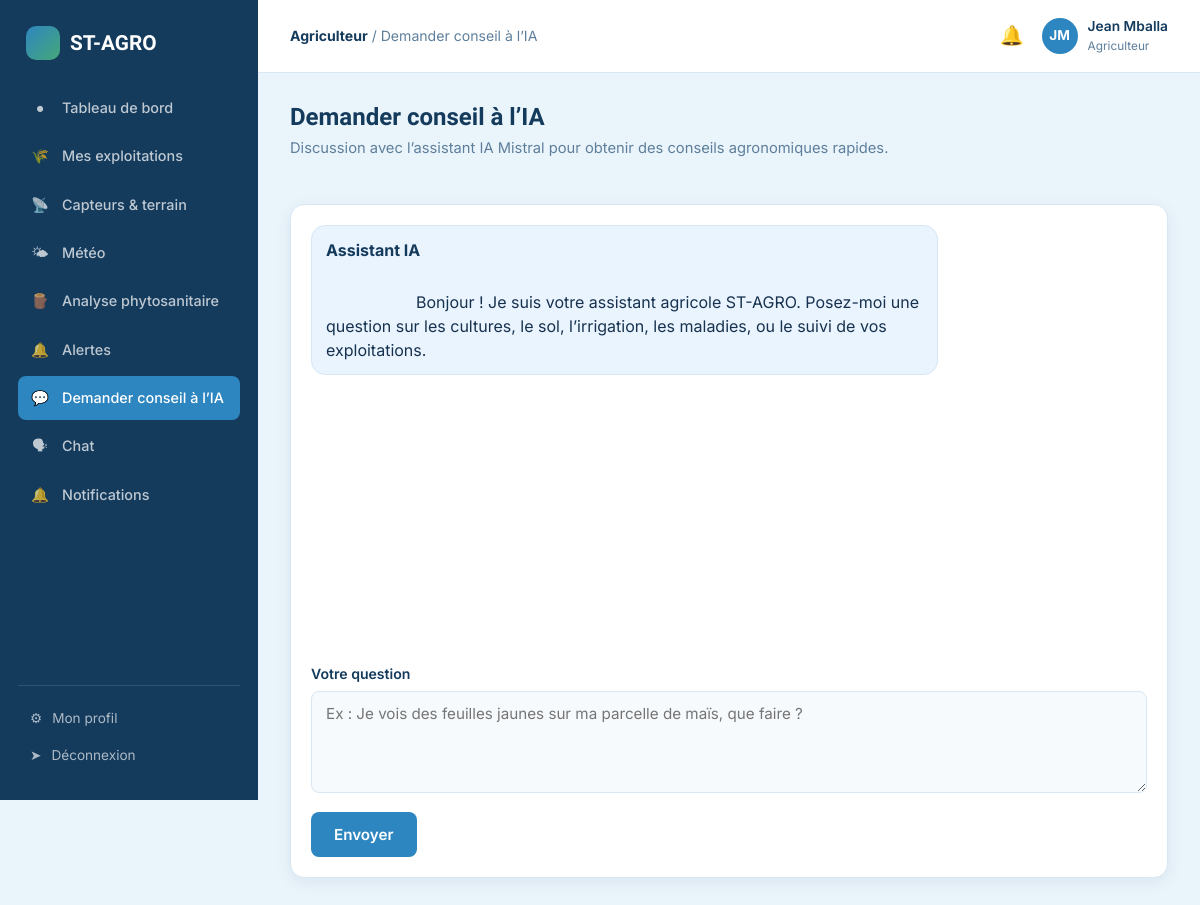
The page /agriculteur/assistant_ia.php (signed in) on the database its author committed.
### tables this page shows
CREATE TABLE utilisateurs (
    id INT AUTO_INCREMENT PRIMARY KEY,
    nom VARCHAR(80) NOT NULL,
    prenom VARCHAR(80) NOT NULL,
    email VARCHAR(150) NOT NULL UNIQUE,
    telephone VARCHAR(30) DEFAULT NULL,
    mot_de_passe VARCHAR(255) NOT NULL,
    role ENUM('administrateur','agriculteur','agronome') NOT NULL DEFAULT 'agriculteur',
    photo_profil VARCHAR(255) DEFAULT NULL,
    ville VARCHAR(120) DEFAULT NULL,
    statut ENUM('actif','suspendu') NOT NULL DEFAULT 'actif',
    date_creation DATETIME DEFAULT CURRENT_TIMESTAMP
);

### includes/auth.php (called while the page is built, shortened)
<?php
require_once __DIR__ . '/../config/database.php';
function estConnecte(): bool
{
    return isset($_SESSION['user_id']);
}
function utilisateurCourant(): ?array
{
    static $user = null;
    if ($user === null) {
        $stmt = getPDO()->prepare('SELECT id, nom, prenom, email, telephone, role, photo_profil, ville, statut FROM utilisateurs WHERE id = ?');
        $stmt->execute([$_SESSION['user_id']]);
        $user = $stmt->fetch();
    }
    return $user;
}

### config/database.php (called while the page is built, shortened)
<?php
function getPDO(): PDO
{
    static $pdo = null;
    if ($pdo === null) {
        $dsn = 'mysql:host=' . DB_HOST . ';dbname=' . DB_NAME . ';charset=' . DB_CHARSET;
        $options = [
            PDO::ATTR_ERRMODE            => PDO::ERRMODE_EXCEPTION,
            PDO::ATTR_DEFAULT_FETCH_MODE => PDO::FETCH_ASSOC,
            PDO::ATTR_EMULATE_PREPARES   => false,
        ];
        try {
            $pdo = new PDO($dsn, DB_USER, DB_PASS, $options);
        } catch (PDOException $e) {
            die('Erreur de connexion à la base de données : ' . $e->getMessage());
        }
    }
    return $pdo;
}

### includes/functions.php (called while the page is built, shortened)
<?php
function nettoyer(string $valeur): string
{
    return htmlspecialchars(trim($valeur), ENT_QUOTES, 'UTF-8');
}

### includes/layout_debut.php (the view, shortened to what this page needs)
<?php
$user = utilisateurCourant();
$role = $user['role'];
$initiales = mb_strtoupper(mb_substr($user['prenom'], 0, 1) . mb_substr($user['nom'], 0, 1));
$libRole = ['agriculteur' => 'Agriculteur', 'agronome' => 'Agronome', 'administrateur' => 'Administrateur'];
?>
<!DOCTYPE html>
<html lang="fr">
<head>
<link rel="stylesheet" href="/st-agro/includes/style.css">
</head>
<body>
<div class="app-shell">
    <aside class="barre-laterale">
        <div class="logo"><span class="pastille"></span> ST-AGRO</div>
        <ul class="nav-app">
            <?php foreach ($liensParRole[$role] as $lien): ?>
            <li><a href="<?= $lien['href'] ?>" class="<?= $pageActive === $lien['cle'] ? 'actif' : '' ?>">
                <span class="icone"><?= $lien['icone'] ?></span> <?= $lien['texte'] ?>
            </a></li>
            <?php endforeach; ?>
        </ul>
        <div class="barre-laterale-bas">
            <a href="/st-agro/profil.php"><span class="icone">&#9881;</span> Mon profil</a>
            <a href="/st-agro/deconnexion.php"><span class="icone">&#10148;</span> Déconnexion</a>
        </div>
    </aside>
    <div class="zone-app">
        <header class="barre-superieure">
            <div style="display:flex; align-items:center; gap:14px;">
                <div class="fil-ariane"><strong><?= $libRole[$role] ?></strong> / <?= nettoyer($filAriane) ?></div>
            </div>
            <div class="barre-superieure-actions">
                <a href="/st-agro/<?= $role === 'administrateur' ? 'admin' : $role ?>/notifications.php" class="cloche-notif" aria-label="Notifications">
                    &#128276;
                </a>
                <a href="/st-agro/profil.php" class="mini-profil">
                    <div class="avatar"><?= $initiales ?></div>
                    <div>
                        <div class="nom"><?= nettoyer($user['prenom'] . ' ' . $user['nom']) ?></div>
                        <div class="role"><?= $libRole[$role] ?></div>
                    </div>
                </a>
            </div>
        </header>
        <main class="contenu-app">

### includes/style.css (style rules this page uses)
:root { --ciel-fond: #EAF4FB; --ciel-fond-alt: #F6FAFD; --carte: #FFFFFF; --bleu-primaire: #2E86C1; --bleu-primaire-hover: #256FA1; --bleu-fonce: #143A5C; --bleu-clair: #AED6F1; --bleu-liseret: #D9EAF7; --vert-culture: #45A778; --ambre-alerte: #E9A23B; --rouge-critique: #D9614F; --texte: #17324E; --texte-attenue: #5E7F9B; --bordure: #D7E7F4; --police-titre: 'Sora', sans-serif; --police-texte: 'Inter', sans-serif; --police-data: 'JetBrains Mono', monospace; --rayon: 14px; --rayon-sm: 8px; --ombre: 0 4px 16px rgba(20, 58, 92, 0.08); --ombre-lg: 0 12px 32px rgba(20, 58, 92, 0.14); --transition: 180ms ease; }
* { box-sizing: border-box; margin: 0; padding: 0; }
html { scroll-behavior: smooth; }
body { font-family: var(--police-texte); background: var(--ciel-fond); color: var(--texte); line-height: 1.55; -webkit-font-smoothing: antialiased; }
a { color: var(--bleu-primaire); text-decoration: none; }
.logo { display: flex; align-items: center; gap: 10px; font-family: var(--police-titre); font-weight: 800; font-size: 1.3rem; color: var(--bleu-fonce); }
.logo .pastille { width: 34px; height: 34px; border-radius: 10px; background: linear-gradient(135deg, var(--bleu-primaire), var(--vert-culture)); }
.app-shell { display: grid; grid-template-columns: 258px 1fr; min-height: 100vh; }
.barre-laterale { background: var(--bleu-fonce); color: #fff; padding: 26px 18px; display: flex; flex-direction: column; position: sticky; top: 0; height: 100vh; }
.barre-laterale .logo { color: #fff; padding: 0 8px 26px; }
.nav-app { list-style: none; display: flex; flex-direction: column; gap: 4px; flex: 1; overflow-y: auto; }
.nav-app a { display: flex; align-items: center; gap: 12px; color: rgba(255,255,255,0.72); padding: 11px 12px; border-radius: var(--rayon-sm); font-size: 0.9rem; font-weight: 500; transition: var(--transition); }
.nav-app a.actif { background: var(--bleu-primaire); color: #fff; }
.nav-app .icone { width: 20px; text-align: center; }
.barre-laterale-bas { border-top: 1px solid rgba(255,255,255,0.12); padding-top: 14px; margin-top: 10px; }
.barre-laterale-bas a { color: rgba(255,255,255,0.65); font-size: 0.85rem; display: flex; align-items: center; gap: 10px; padding: 8px 12px; }
.zone-app { display: flex; flex-direction: column; min-height: 100vh; background: var(--ciel-fond); }
.barre-superieure { background: var(--carte); border-bottom: 1px solid var(--bordure); padding: 16px 32px; display: flex; align-items: center; justify-content: space-between; position: sticky; top: 0; z-index: 30; }
.fil-ariane { color: var(--texte-attenue); font-size: 0.88rem; }
.fil-ariane strong { color: var(--bleu-fonce); }
.barre-superieure-actions { display: flex; align-items: center; gap: 18px; }
.cloche-notif { position: relative; font-size: 1.2rem; color: var(--bleu-fonce); }
.mini-profil { display: flex; align-items: center; gap: 10px; }
.avatar { width: 36px; height: 36px; border-radius: 50%; background: var(--bleu-primaire); color: #fff; display: flex; align-items: center; justify-content: center; font-weight: 700; font-size: 0.85rem; }
.mini-profil .nom { font-size: 0.86rem; font-weight: 600; color: var(--bleu-fonce); }
.mini-profil .role { font-size: 0.74rem; color: var(--texte-attenue); }
.contenu-app { padding: 30px 32px; flex: 1; }

### rows shown on the page
utilisateurs: role "Agriculteur", initiales "JM", nettoyer($user['prenom'] . ' ' . $user['nom']) "Jean Mballa"

### other values the page prints
$lien['icone'] "●"
$lien['texte'] "Tableau de bord"
$lien['icone'] "🌾"
$lien['texte'] "Mes exploitations"
$lien['icone'] "📡"
$lien['texte'] "Capteurs & terrain"
$lien['icone'] "🌤"
$lien['texte'] "Météo"
$lien['icone'] "🪵"
$lien['texte'] "Analyse phytosanitaire"
$lien['icone'] "🔔"
$lien['texte'] "Alertes"
$lien['icone'] "💬"
$lien['texte'] "Demander conseil à l’IA"
$lien['icone'] "🗣"
